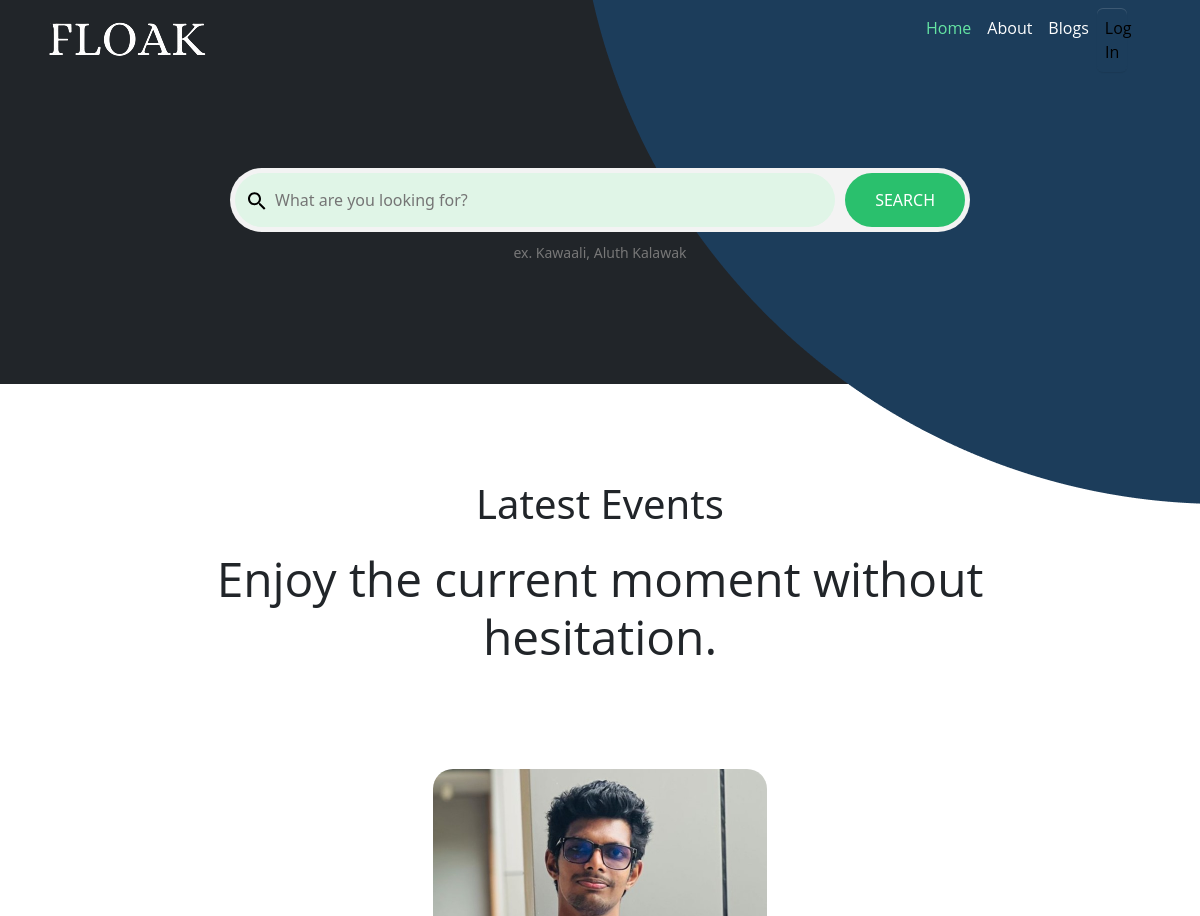
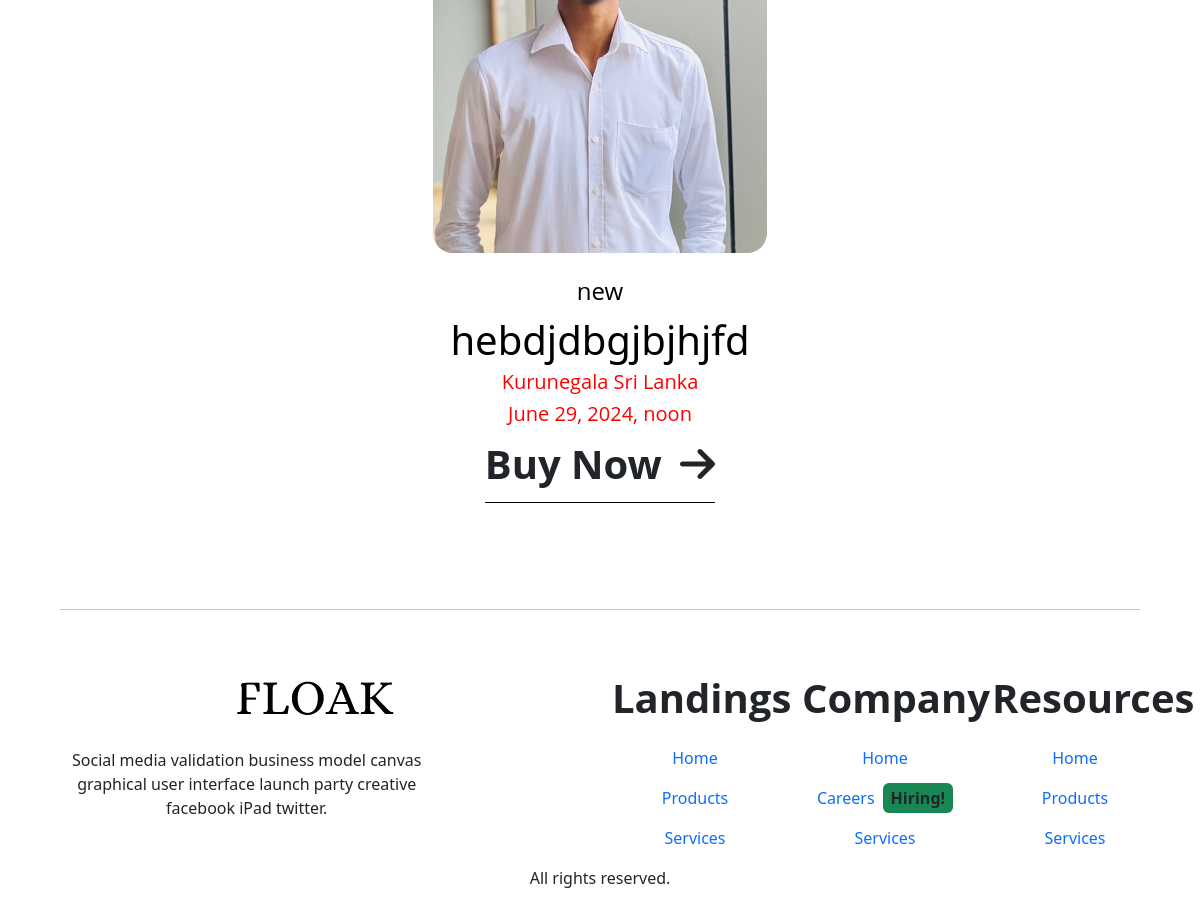
The page / on the database its author committed (2 pictures, top to bottom).
### events/models.py (models this page shows, shortened)
class Event(models.Model):
    owner = models.ForeignKey(Profile, null=True, blank=True, on_delete=models.SET_NULL)
    title = models.CharField(max_length=200)
    description = models.TextField(null=True, blank=True)
    featured_image = models.ImageField(null=True, blank=True, default='events/default.JPG', upload_to='events/')
    date_time = models.DateTimeField(null=True, blank=True)
    location = models.CharField(max_length=200, null=True, blank=True)
    created = models.DateTimeField(auto_now_add=True)
    id = models.UUIDField(default=uuid.uuid4, unique=True, primary_key=True, editable=False)

### events/views.py (the view)
# urls.py: path('', views.eventsPage, name="events"),
def eventsPage(request):
    events, search_query = searchEvents(request)
    page = "events"
    context = {'page': page, 'events': events, 'search_query': search_query}
    return render(request, 'events/events.html', context)

### events/utils.py (called while the page is built)
def searchEvents(request):
    search_query = ''
    if request.GET.get('search'):
        search_query = request.GET.get('search', '')
    events = Event.objects.distinct().filter(
        Q(title__icontains=search_query) |
        Q(description__icontains=search_query)
    )
    return events, search_query

### events/templates/events/events.html (shortened to what this page needs)
{% extends 'ui-2/main.html' %}
{% load static %}
{% block content %}
<section>
    <div class="container">
      <p class="text-center fs-1">Latest Events</p>
      <h2 class="mx-auto text-center fs-lg-6 fs-md-5 w-lg-75">Enjoy the current moment without hesitation.</h2>
      <div class="row justify-content-center gx-xl-7 mt-5">
        {% for event in events %}
        <div class="col-lg-3 col-md-4 mb-6 mb-md-0 d-flex flex-column align-items-center text-center text-md-center m-5">
          <a href="{% url 'single-event' event.id %}" style="color: #000;">
            <img class="m-2" src="{{ event.featured_image.url }}" alt="" style="width: 334px; height: 400px; object-fit: cover; border-radius: 20px;"/>
          </a>
            <h4 class="mt-3 my-1" style="color: #000;">{{ event.title }}</h4>
          <p class="fs-1 mb-0" style="color: #000;">{{ event.description|slice:100 }}</p>
          <h5 style="color: rgb(255, 0, 0);"> {{ event.location }} </h5>
          <h5 style="color: rgb(255, 0, 0);"> {{ event.date_time }} </h5>
          <a class="text-dark fs-1 pb-2 fw-bold border-black border-bottom text-decoration-none" href="{% url 'single-event' event.id %}" style="color: #000;">Buy Now <i class="fa-solid fa-arrow-right ms-2"></i></a>
        </div>
        {% endfor %}
      </div>
    </div>
</section>
{% endblock content %}

### rows shown on the page
Event: featured_image (picture), title "new", description "hebdjdbgjbjhjfd", location "Kurunegala Sri Lanka", date_time "June 29, 2024, noon"
